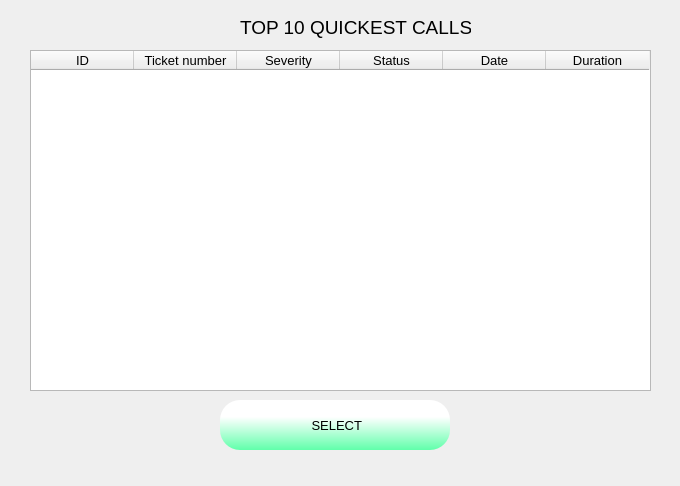
<?xml version="1.0" encoding="UTF-8"?>
<ui version="4.0">
 <class>Top10QuickestCallsDialog</class>
 <widget class="QDialog" name="Top10QuickestCallsDialog">
  <property name="geometry">
   <rect>
    <x>0</x>
    <y>0</y>
    <width>680</width>
    <height>486</height>
   </rect>
  </property>
  <property name="minimumSize">
   <size>
    <width>680</width>
    <height>486</height>
   </size>
  </property>
  <property name="maximumSize">
   <size>
    <width>680</width>
    <height>486</height>
   </size>
  </property>
  <property name="windowTitle">
   <string>Dialog</string>
  </property>
  <widget class="QTableWidget" name="tableWidgetTop10QuickestCalls">
   <property name="geometry">
    <rect>
     <x>30</x>
     <y>50</y>
     <width>621</width>
     <height>341</height>
    </rect>
   </property>
   <property name="sizePolicy">
    <sizepolicy hsizetype="Maximum" vsizetype="Expanding">
     <horstretch>0</horstretch>
     <verstretch>0</verstretch>
    </sizepolicy>
   </property>
   <property name="minimumSize">
    <size>
     <width>0</width>
     <height>0</height>
    </size>
   </property>
   <property name="maximumSize">
    <size>
     <width>621</width>
     <height>16777215</height>
    </size>
   </property>
   <property name="font">
    <font>
     <pointsize>10</pointsize>
     <weight>50</weight>
     <italic>false</italic>
     <bold>false</bold>
     <underline>false</underline>
     <strikeout>false</strikeout>
     <kerning>true</kerning>
    </font>
   </property>
   <property name="cursor" stdset="0">
    <cursorShape>PointingHandCursor</cursorShape>
   </property>
   <property name="lineWidth">
    <number>1</number>
   </property>
   <property name="horizontalScrollBarPolicy">
    <enum>Qt::ScrollBarAlwaysOff</enum>
   </property>
   <property name="autoScrollMargin">
    <number>16</number>
   </property>
   <property name="editTriggers">
    <set>QAbstractItemView::NoEditTriggers</set>
   </property>
   <property name="alternatingRowColors">
    <bool>true</bool>
   </property>
   <property name="selectionMode">
    <enum>QAbstractItemView::SingleSelection</enum>
   </property>
   <property name="selectionBehavior">
    <enum>QAbstractItemView::SelectRows</enum>
   </property>
   <property name="textElideMode">
    <enum>Qt::ElideLeft</enum>
   </property>
   <property name="verticalScrollMode">
    <enum>QAbstractItemView::ScrollPerItem</enum>
   </property>
   <property name="showGrid">
    <bool>false</bool>
   </property>
   <property name="sortingEnabled">
    <bool>true</bool>
   </property>
   <property name="wordWrap">
    <bool>true</bool>
   </property>
   <attribute name="horizontalHeaderVisible">
    <bool>true</bool>
   </attribute>
   <attribute name="horizontalHeaderCascadingSectionResizes">
    <bool>false</bool>
   </attribute>
   <attribute name="horizontalHeaderDefaultSectionSize">
    <number>103</number>
   </attribute>
   <attribute name="horizontalHeaderHighlightSections">
    <bool>false</bool>
   </attribute>
   <attribute name="horizontalHeaderMinimumSectionSize">
    <number>33</number>
   </attribute>
   <attribute name="horizontalHeaderShowSortIndicator" stdset="0">
    <bool>true</bool>
   </attribute>
   <attribute name="verticalHeaderVisible">
    <bool>false</bool>
   </attribute>
   <attribute name="verticalHeaderDefaultSectionSize">
    <number>30</number>
   </attribute>
   <attribute name="verticalHeaderHighlightSections">
    <bool>false</bool>
   </attribute>
   <column>
    <property name="text">
     <string>ID</string>
    </property>
   </column>
   <column>
    <property name="text">
     <string>Ticket number</string>
    </property>
   </column>
   <column>
    <property name="text">
     <string>Severity</string>
    </property>
   </column>
   <column>
    <property name="text">
     <string>Status</string>
    </property>
   </column>
   <column>
    <property name="text">
     <string>Date</string>
    </property>
   </column>
   <column>
    <property name="text">
     <string>Duration</string>
    </property>
   </column>
  </widget>
  <widget class="QPushButton" name="pushButtonSelektovano">
   <property name="geometry">
    <rect>
     <x>220</x>
     <y>400</y>
     <width>230</width>
     <height>50</height>
    </rect>
   </property>
   <property name="sizePolicy">
    <sizepolicy hsizetype="Minimum" vsizetype="Minimum">
     <horstretch>0</horstretch>
     <verstretch>0</verstretch>
    </sizepolicy>
   </property>
   <property name="font">
    <font>
     <pointsize>10</pointsize>
    </font>
   </property>
   <property name="cursor">
    <cursorShape>PointingHandCursor</cursorShape>
   </property>
   <property name="styleSheet">
    <string notr="true">QPushButton:hover {background-color: qlineargradient(spread:pad, x1:1, y1:0, x2:0.988636, y2:0.983, stop:0 rgba(96, 255, 170, 255), stop:0.664773 rgba(255, 255, 255, 255));}
QPushButton:pressed { border: 1px solid black;}
QPushButton { background-color: qlineargradient(spread:pad, x1:1, y1:1, x2:1, y2:0, stop:0 rgba(96, 255, 170, 255), stop:0.664773 rgba(255, 255, 255, 255)); border-radius: 20px; }

</string>
   </property>
   <property name="text">
    <string> SELECT</string>
   </property>
   <property name="icon">
    <iconset>
     <normaloff>images/005-select.png</normaloff>images/005-select.png</iconset>
   </property>
   <property name="iconSize">
    <size>
     <width>32</width>
     <height>32</height>
    </size>
   </property>
  </widget>
  <widget class="QLabel" name="label">
   <property name="geometry">
    <rect>
     <x>240</x>
     <y>12</y>
     <width>231</width>
     <height>30</height>
    </rect>
   </property>
   <property name="font">
    <font>
     <pointsize>14</pointsize>
    </font>
   </property>
   <property name="text">
    <string>TOP 10 QUICKEST CALLS</string>
   </property>
  </widget>
 </widget>
 <resources/>
 <connections/>
</ui>
